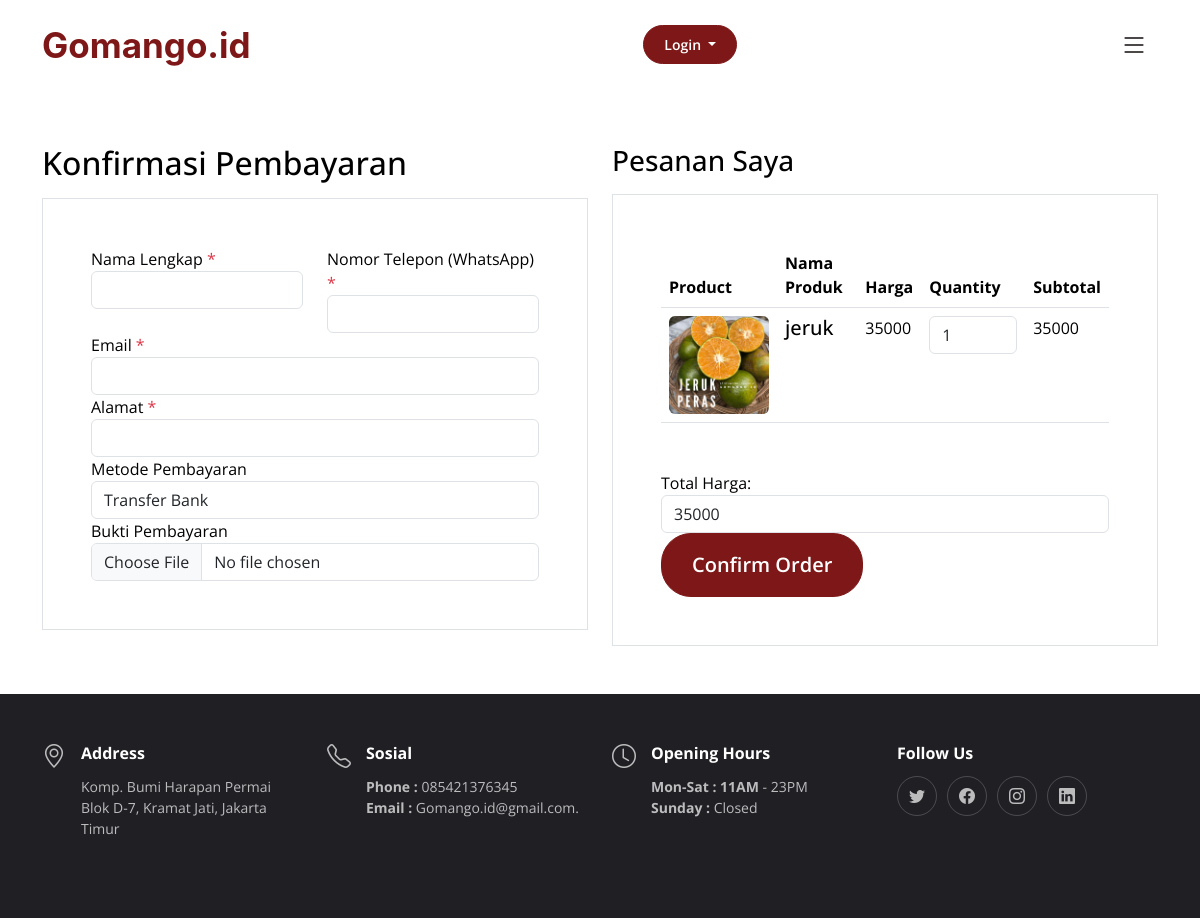
The page /checkout.php on the database its author committed.
### tables this page shows
CREATE TABLE `produk` (
  `id_produk` int(11) NOT NULL,
  `kategori` varchar(50) NOT NULL,
  `nama_produk` varchar(255) NOT NULL,
  `harga` double NOT NULL,
  `stok` int(11) NOT NULL,
  `satuan` varchar(255) NOT NULL,
  `foto` varchar(255) NOT NULL,
  `deskripsi` text NOT NULL,
  `ketersediaan_stok` enum('Tersedia','Habis') NOT NULL,
  `checked` tinyint(1) NOT NULL
);

### checkout.php (the view, shortened to what this page needs)
<?php
require 'config.php';
?>
<!DOCTYPE html>
<html lang="en">
<head>
    <link href="assets/vendor/bootstrap/css/bootstrap.min.css" rel="stylesheet">
    <link href="assets/vendor/bootstrap-icons/bootstrap-icons.css" rel="stylesheet">
    <link href="assets/vendor/aos/aos.css" rel="stylesheet">
    <link href="assets/vendor/glightbox/css/glightbox.min.css" rel="stylesheet">
    <link href="assets/vendor/swiper/swiper-bundle.min.css" rel="stylesheet">
    <link href="assets/css/main.css" rel="stylesheet">
</head>
<body>
    <header id="header" class="header fixed-top d-flex align-items-center">
        <div class="container d-flex align-items-center justify-content-between">
            <a href="index.php" class="logo d-flex align-items-center me-auto me-lg-0">
                <h1>Gomango.id</h1>
            </a>
            <div class="dropdown">
                <a class="btn btn-book-a-table btn-secondary dropdown-toggle" href="#" role="button"
                    id="dropdownMenuLink" data-bs-toggle="dropdown" aria-expanded="false">
                    Login
                </a>
            </div>
            <i class="mobile-nav-toggle mobile-nav-show bi bi-list"></i>
        </div>
    </header>
    <br><br><br><br>
    <div class="untree_co-section">
        <div class="container">
            <div class="row">
                <div class="col-md-6 mb-5 mb-md-0">
                    <h2 class="h2 mb-3 text-black">Konfirmasi Pembayaran</h2>
                    <div class="p-3 p-lg-5 border bg-white">
                        <form method="POST" action="<?php echo $_SERVER["PHP_SELF"]; ?>" enctype="multipart/form-data">
                            <div class="form-group row">
                                <div class="col-md-6">
                                    <label for="nama" class="text-black">Nama Lengkap <span
                                            class="text-danger">*</span></label>
                                    <input type="text" class="form-control" id="nama" name="nama" required>
                                </div>
                                <div class="col-md-6">
                                    <label for="telepon" class="text-black">Nomor Telepon (WhatsApp) <span
                                            class="text-danger">*</span></label>
                                    <input type="tel" class="form-control" id="telepon" name="telepon" required>
                                </div>
                            </div>
                            <div class="form-group">
                                <label for="email" class="text-black">Email <span class="text-danger">*</span></label>
                                <input type="email" class="form-control" id="email" name="email" required>
                            </div>
                            <div class="form-group">
                                <label for="alamat" class="text-black">Alamat <span class="text-danger">*</span></label>
                                <input type="text" class="form-control" id="alamat" name="alamat" required>
                            </div>
                            <div class="form-group">
                                <label for="metode_pembayaran" class="text-black">Metode Pembayaran</label>
                                <select class="form-control" id="metode_pembayaran" name="metode_pembayaran">
                                    <option value="transfer_bank">Transfer Bank</option>
                                </select>
                            </div>
    <div class="form-group">
        <label for="bukti_pembayaran" class="text-black">Bukti Pembayaran</label>
        <input type="file" class="form-control" id="bukti_tf" name="bukti_tf" accept=".pdf,.doc">
    </div>
                    </div>
                </div>
<div class="col-md-6">
    <div class="row mb-5">
        <div class="col-md-12">
            <h2 class="h3 mb-3 text-black">Pesanan Saya</h2>
            <div class="p-3 p-lg-5 border bg-white">
                <table class="table site-block-order-table mb-5">
                    <thead>
                        <tr>
                            <th>Product</th>
                            <th>Nama Produk</th>
                            <th>Harga</th>
                            <th>Quantity</th>
                            <th>Subtotal</th>
                        </tr>
                    </thead>
                    <tbody>
                        <?php
                        $totalAmount = 0;
                        function getCheckedProducts($conn)
                        {
                            $checkedProducts = array();
                            $sql = "SELECT * FROM produk WHERE checked = 1";
                            $result = mysqli_query($conn, $sql);
                            while ($row = mysqli_fetch_assoc($result)) {
                                $checkedProducts[] = $row;
                            }
                            return $checkedProducts;
                        }
                        $checkedProducts = getCheckedProducts($conn);
                        foreach ($checkedProducts as $product) {
                            $foto = $product['foto'];
                            $id_produk = $product['id_produk'];
                            $nama_produk = $product['nama_produk'];
                            $harga = $product['harga'];
                            $quantity = 1;
                            $subtotal = $harga * $quantity;
                            $totalAmount += $subtotal;
                            echo "<tr>";
                            echo "<td><img src='admin/img/$foto' alt='$nama_produk' class='img-fluid rounded' style='max-width: 100px; max-height: 100px;'></td>";
                            echo "<td><h5 class='mb-0'>$nama_produk</h5></td>";
                            echo "<td>$harga</td>";
                            echo "<td><input type='number' min='1' class='form-control' name='quantity_$id_produk' value='$quantity'></td>";
                            echo "<td>$subtotal</td>";
                            echo "</tr>";
                        }
                        ?>
                    </tbody>
                </table>
                <div class="form-group">
                    <label for="totalHarga" class="text-black">Total Harga:</label>
                    <input type="text" class="form-control" id="totalHarga" value="<?php echo $totalAmount; ?>" readonly>
                </div>
                <div class="form-group">
        <button type="submit" name="confirm_order" class="btn btn-black btn-lg py-3 btn-block" onclick="myalert()">Confirm Order</button>
    </div>
            </div>
        </div>
    </div>
</div>
            </div>
        </div>
    </div>
    <footer id="footer" class="footer">
        <div class="container">
            <div class="row gy-3">
                <div class="col-lg-3 col-md-6 d-flex">
                    <i class="bi bi-geo-alt icon"></i>
                    <div>
                        <h4>Address</h4>
                        <p>
                            Komp. Bumi Harapan Permai <br>
                            Blok D-7, Kramat Jati, Jakarta Timur<br>
                        </p>
                    </div>
                </div>
                <div class="col-lg-3 col-md-6 footer-links d-flex">
                    <i class="bi bi-telephone icon"></i>
                    <div>
                        <h4>Sosial</h4>
                        <p>
                            <strong>Phone :</strong> 085421376345<br>
                            <strong>Email :</strong> Gomango.id@gmail.com.<br>
                        </p>
                    </div>
                </div>
                <div class="col-lg-3 col-md-6 footer-links d-flex">
                    <i class="bi bi-clock icon"></i>
                    <div>
                        <h4>Opening Hours</h4>
                        <p>
                            <strong>Mon-Sat : 11AM</strong> - 23PM<br>
                            <strong> Sunday : </strong>Closed
                        </p>
                    </div>
                </div>
                <div class="col-lg-3 col-md-6 footer-links">
                    <h4>Follow Us</h4>
                    <div class="social-links d-flex">
                        <a href="#" class="twitter"><i class="bi bi-twitter"></i></a>
                        <a href="#" class="facebook"><i class="bi bi-facebook"></i></a>
                        <a href="#https://www.instagram.com/gomango.id/" class="instagram"><i
                                class="bi bi-instagram"></i></a>
                        <a href="#" class="linkedin"><i class="bi bi-linkedin"></i></a>
                    </div>
                </div>
            </div>
        </div>
        <div class="container">
            <div class="credits">
            </div>
        </div>
    </footer>
</body>
</html>

### assets/css/main.css (style rules this page uses)
:root { --font-default: "Open Sans", system-ui, -apple-system, Secular One, "Segoe UI", Roboto, "Helvetica Neue", Arial, "Noto Sans", "Liberation Sans", sans-serif, "Apple Color Emoji", "Segoe UI Emoji", "Segoe UI Symbol", "Noto Color Emoji"; --font-primary: "Open Sans", sans-serif, Secular One; --font-secondary:"open sans" sans-serif, Secular One; }
:root { --color-default: #212529; --color-primary: #7E1717; --color-secondary: #2D2727; }
:root { scroll-behavior: smooth; }
body { font-family: var(--font-default); color: var(--color-default); }
a { color: var(--color-primary); text-decoration: none; }
h1, h2, h3, h4, h5, h6 { font-family: var(--font-secondary); }
.header { background: #fff; transition: all 0.5s; z-index: 997; height: 90px; border-bottom: 1px solid #fff; }
.header .logo h1 { font-size: 35px; font-weight: 650; color: #7E1717; margin: 0; font-family: secular system-ui, -apple-system, BlinkMacSystemFont, 'Segoe UI', Roboto, Oxygen, Ubuntu, Cantarell, 'Open Sans', 'Helvetica Neue', sans-serif; }
.header .btn-book-a-table, .header .btn-book-a-table:focus { font-size: 14px; color: #fff; background: var(--color-primary); padding: 8px 20px; margin-left: 30px; border-radius: 50px; transition: 0.3s; }
@media (max-width: 1279px) { .mobile-nav-show { color: var(--color-secondary); font-size: 28px; cursor: pointer; line-height: 0; transition: 0.5s; z-index: 9999; margin: 0 10px 0 20px; } }
.footer { font-size: 14px; background-color: #1f1f24; padding: 50px 0px; color: rgba(255, 255, 255, 0.7); }
.footer .icon { margin-right: 15px; font-size: 24px; line-height: 0; }
.footer h4 { font-size: 16px; font-weight: bold; position: relative; padding-bottom: 5px; color: #fff; }
.footer .footer-links { margin-bottom: 30px; }
.footer .social-links a { display: flex; align-items: center; justify-content: center; width: 40px; height: 40px; border-radius: 50%; border: 1px solid rgba(255, 255, 255, 0.2); font-size: 16px; color: rgba(255, 255, 255, 0.7); margin-right: 10px; transition: 0.3s; }
.footer .credits { padding-top: 4px; text-align: center; font-size: 13px; }
.site-block-order-table th { border-top: none !important; border-bottom-width: 1px !important; }
.site-block-order-table td, .site-block-order-table th { color: #000000; }
.btn { font-weight: 600; padding: 12px 30px; border-radius: 30px; color: #ffffff; background: #7E1717; border-color: #7E1717; }

### rows shown on the page
produk: foto (picture), nama_produk "jeruk", harga "35000", value "1"
